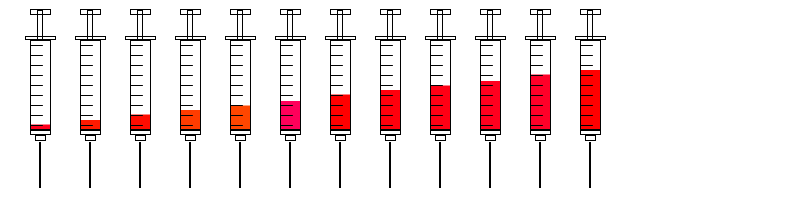
Frame 1 (no input)
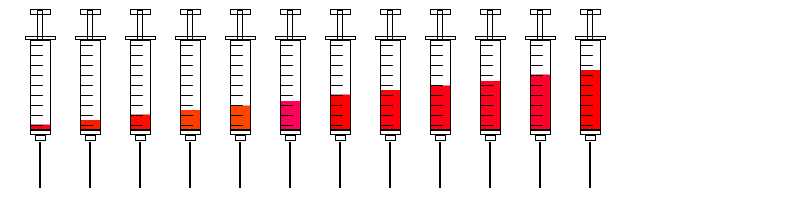
Frame 2 (the mouse pressed at the canvas centre, redrawn once)

The Processing sketch that drew these frames (run headless with seeded random() and noise(); the mouse was pressed at the canvas centre and the sketch redrawn once):

// Processing sketch: processing_54297
// ── processing_54297.pde

void setup(){
  size(800,200);
  smooth();
}

void draw(){
  background(255);

syringe(10, 0, color(255, 0, 28), 5, 127);
syringe(60, 0, color(255, 26, 0), 10, 125);
syringe(110, 0, color(255, 12, 0), 15, 122);
syringe(160, 0, color(255, 60, 0), 20, 120);
syringe(210, 0, color(255, 70, 0), 25, 118);
syringe(260, 0, color(255, 0, 90), 30, 116);
syringe(310, 0, color(255, 0, 0), 35, 112);
syringe(360, 0, color(255, 0, 12), 40, 110);
syringe(410, 0, color(255, 0, 20), 45, 108);
syringe(460, 0, color(255, 0, 30), 50, 106);
syringe(510, 0, color(255, 0, 40), 55, 102);
syringe(560, 0, color(255, 0, 0), 60, 100);

noLoop();

}

void syringe(float x, float y, color c, float level, float blood){
 noFill();
 pushMatrix();
 translate(x,y);
 
 

  
  //plunger top

rectMode(CENTER);  
rect(30, 12, 20, 5);

 
 //body top

rectMode(CENTER);  
rect(30, 38, 30, 3);

 //plunger stem

rectMode(CENTER);  
rect(30, 25, 5, 30);

 //body fill
fill(c);
noStroke();
rectMode(CENTER);  
rect(30, blood, 20, level);

 //body main
noFill(); 
stroke(1);
rectMode(CENTER);  
rect(30, 85, 20, 90);

//needle top

rectMode(CENTER);  
rect(30, 132, 20, 5);

//needle mid

rectMode(CENTER);  
rect(30, 138, 10, 5);

//needle mid

rectMode(CENTER);  
rect(30, 138, 10, 5);

//needle

rect(30, 165, 1, 45);

//markings
line(20, 45, 32, 45);
line(20, 55, 32, 55);
line(20, 65, 32, 65);
line(20, 75, 32, 75);
line(20, 85, 32, 85);
line(20, 95, 32, 95);
line(20, 105, 32, 105);
line(20, 115, 32, 115);
line(20, 125, 32, 125);




popMatrix();
}
